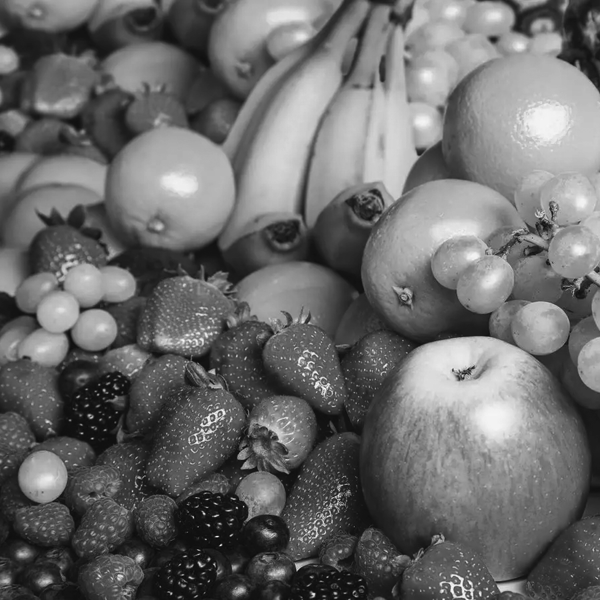
#> input picture DIP_HW2/fruit.tif, 600 x 600 px
$ jupyter execute --allow-errors project2.ipynb
#> lines starting #> are read from the running program, lines starting #| are printed output that depends on the picture
[cell 1]
import cv2
import numpy as np
import matplotlib.pyplot as plt
from PIL import Image,ImageOps
from openpyxl import load_workbook

[cell 2]
def plot(pic):            #定義畫圖function
    plt.figure(figsize=(5,5))
    plt.imshow(pic, cmap='gray')
    plt.axis('off')
    plt.show()

[cell 3]
# open the image pic
pic = cv2.imread('./fruit.tif',0)
#> pic is the input picture: shape (600, 600); min 8, max 255, mean 106.3
plot(pic)

[cell 4]
# (b)transform image to frequency domain --> F
B = np.fft.fft2(pic)
Bshift = np.fft.fftshift(B)  #將低頻分量移動到頻域圖像的中心

plot(np.log1p(np.abs(B)))
plot(np.log1p(np.abs(Bshift)))
b = np.uint8(cv2.normalize(np.log1p(np.abs(Bshift)), None, alpha=0,beta=255, norm_type=cv2.NORM_MINMAX))
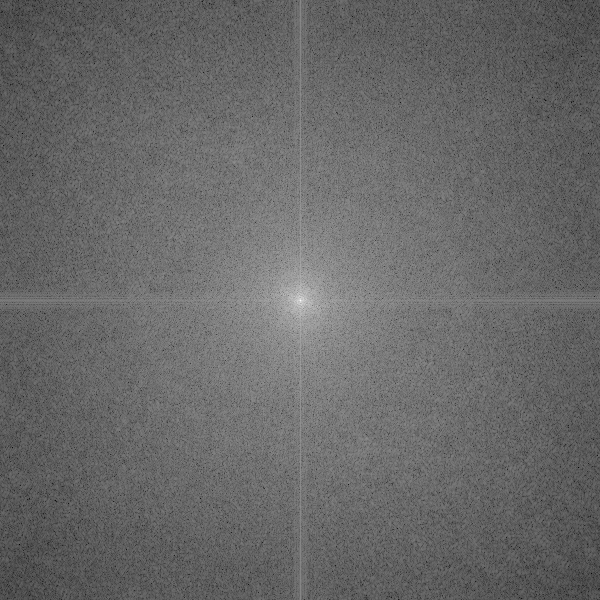
#> b: shape (600, 600); min 0, max 255, mean 103.9
b = Image.fromarray(b)
b.save('output/(b).tif',dpi=(150.0,150.0))

[cell 5]
#將右邊及下方padding
def padding(img,M,N):
#> called with M = 1200, N = 1200
    pad_img = np.zeros((M,N))
    for m in range(600):
        for n in range(600):
            pad_img[m,n] = pic[m,n]
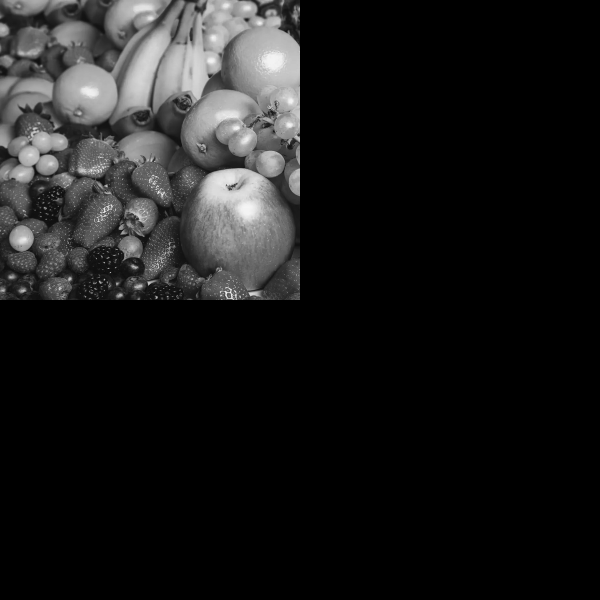
#> pad_img: shape (1200, 1200) float64 (shown at 1/2 size); min 0, max 255, mean 26.6

    return pad_img

[cell 6]
pad_img = padding(pic,1200,1200)
plot(pad_img)

[cell 7]
# Create Gaussin Filter: Low Pass Filter
M,N = 1200,1200
L = np.zeros((M,N), dtype=np.float32)
D0 = 200
for u in range(M):
    for v in range(N):
        D = np.sqrt((u-M/2)**2 + (v-N/2)**2)
        L[u,v] = np.exp(-D**2/(2*D0*D0))
print(L.shape)

plot(L)
b = np.uint8(cv2.normalize(L, None, alpha=0,beta=255, norm_type=cv2.NORM_MINMAX))
b = Image.fromarray(b)
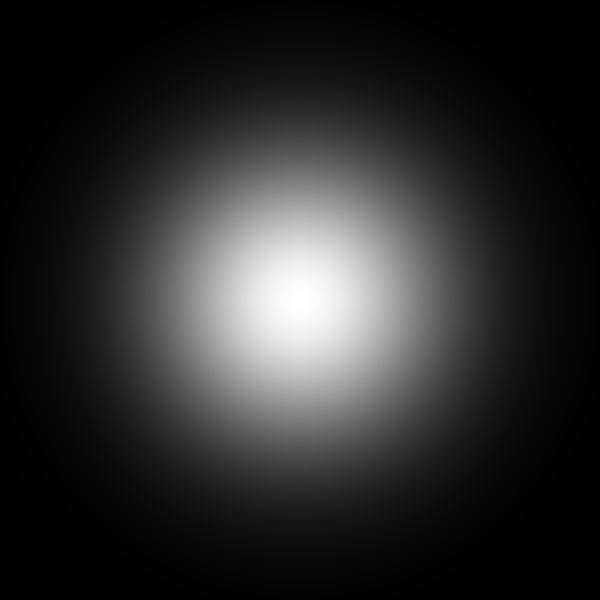
#> b: PIL image 1200x1200 L (shown at 1/2 size); min 0, max 255, mean 43.8
b.save('output/(c)L.tif',dpi=(150.0,150.0))

[cell 8]
# Image Filters
F = np.fft.fft2(pad_img)
Fshift = np.fft.fftshift(F)
Gshift = Fshift * L
G = np.fft.ifftshift(Gshift)  # 將低頻逆轉換回圖像四角
g = np.abs(np.fft.ifft2(G))

plot(g)
plot(g[0:600,0:600])
b = np.uint8(cv2.normalize(g[0:600,0:600], None, alpha=0,beta=255, norm_type=cv2.NORM_MINMAX))
#> b: shape (600, 600)
b = Image.fromarray(b)
b.save('output/(d)GLPF.tif',dpi=(150.0,150.0))
plot(np.log1p(np.abs(Gshift)))
plot(np.log1p(np.abs(G)))
#> in plot (call 9), `plt.show()`:
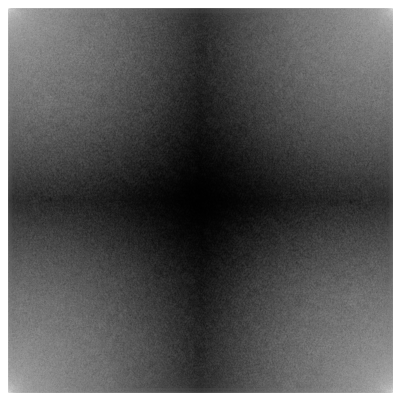
#> figure drawn by matplotlib, 1 panel

[cell 9]
# Gaussian: High pass filter
HPF = 1 - L

plot(HPF)
#> in plot (call 10), `plt.show()`:
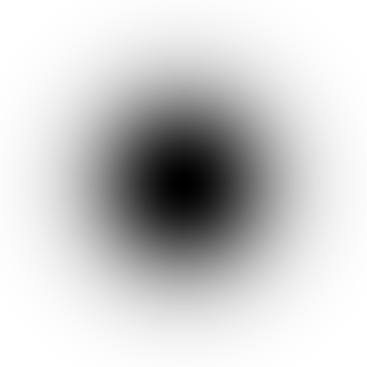
#> figure drawn by matplotlib, 1 panel
b = np.uint8(cv2.normalize(HPF, None, alpha=0,beta=255, norm_type=cv2.NORM_MINMAX))
b = Image.fromarray(b)
#> b: PIL image 1200x1200 L
b.save('output/(c)H.tif',dpi=(150.0,150.0))

[cell 10]
# Image Filters
Gshift = Fshift * HPF
G = np.fft.ifftshift(Gshift)
g = np.abs(np.fft.ifft2(G))
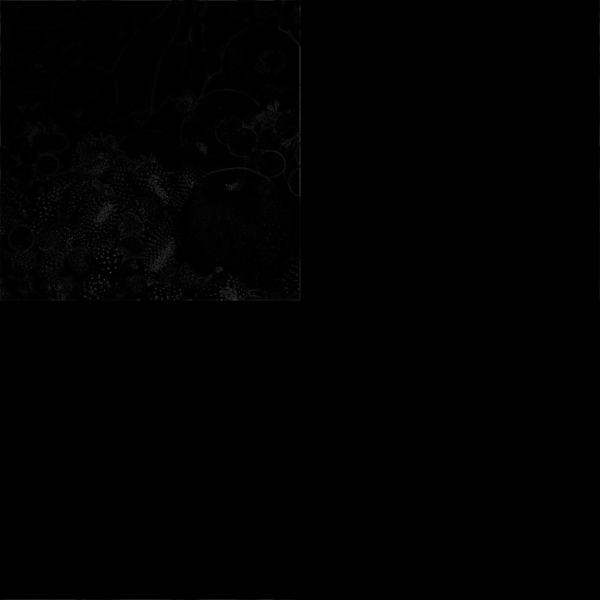
#> g: shape (1200, 1200) float64 (shown at 1/2 size); min 1.21e-12, max 124.3, mean 0.9

plt.figure(figsize=(5,5))
plt.imshow(g, cmap='gray')
plt.axis('off')
plt.show()

plt.figure(figsize=(5,5))
plt.imshow(g[0:600,0:600], cmap='gray')
plt.axis('off')
plt.show()
b = np.uint8(cv2.normalize(g[0:600,0:600], None, alpha=0,beta=255, norm_type=cv2.NORM_MINMAX))
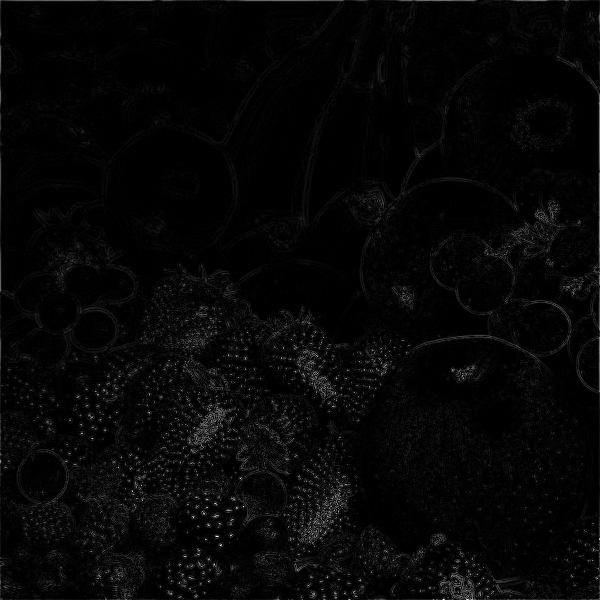
#> b: shape (600, 600); min 0, max 255, mean 6.2
b = Image.fromarray(b)
b.save('output/(d)GHPF.tif',dpi=(150.0,150.0))

plt.figure(figsize=(5,5))
plt.imshow(np.log1p(np.abs(Gshift)), cmap='gray')
plt.axis('off')
plt.show()
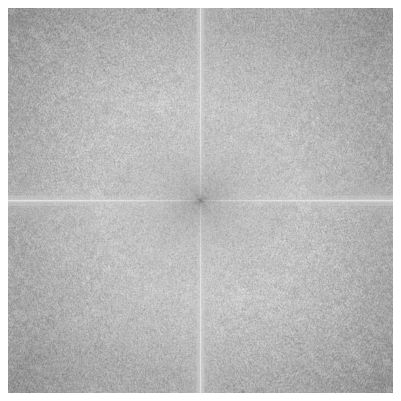
#> figure drawn by matplotlib, 1 panel

plt.figure(figsize=(5,5))
plt.imshow(np.log1p(np.abs(G)), cmap='gray')
plt.axis('off')
plt.show()
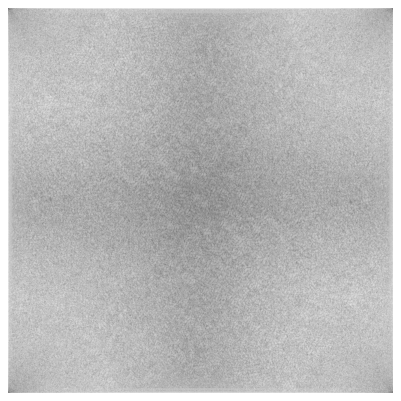
#> figure drawn by matplotlib, 1 panel

[cell 11]
v = np.array((25,2))
B = np.log1p(np.abs(Bshift))
C = B[0:600,0:300]         #(0<=u<=M-1, 0<=N/2-1)
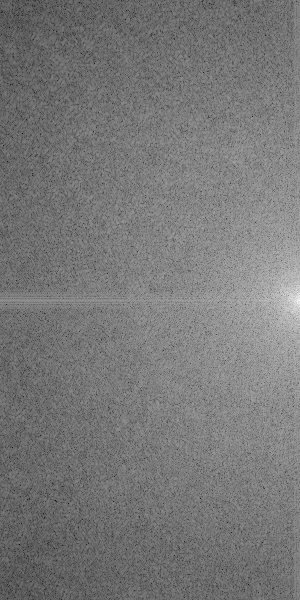
#> C: shape (600, 300) float64; min 1.6, max 15.35, mean 8.09; drawn with min black and max white
# print(C.shape)
#> (the rest of this cell did not finish here and is left out)

$ run again, with DIP_HW2/kid.tif copied over DIP_HW2/fruit.tif
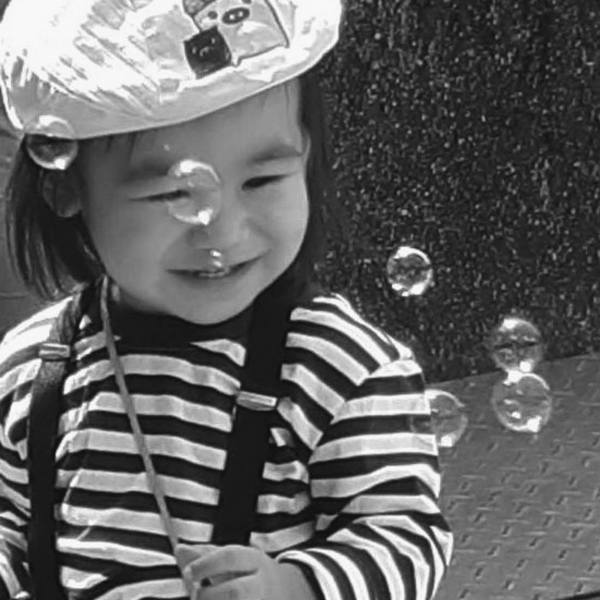
#> input picture DIP_HW2/kid.tif, 600 x 600 px
#> pic is the input picture: shape (600, 600); min 16, max 248, mean 99.4
#> after the loop in padding, `for m in range(600):`:
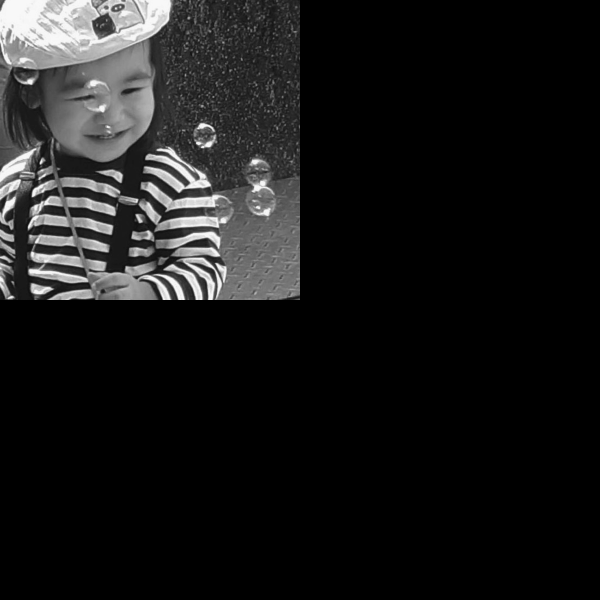
#> pad_img: shape (1200, 1200) float64 (shown at 1/2 size); min 0, max 248, mean 24.9
#> `C = B[0:600,0:300]`:
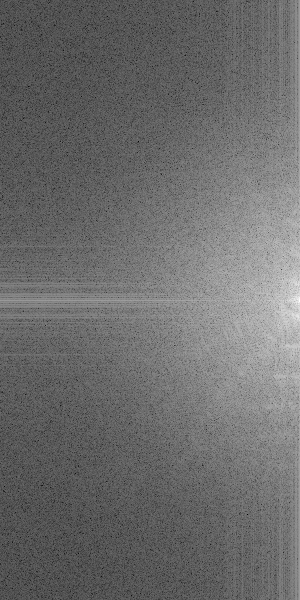
#> C: shape (600, 300) float64; min 1.12, max 15.4, mean 7.2; drawn with min black and max white
